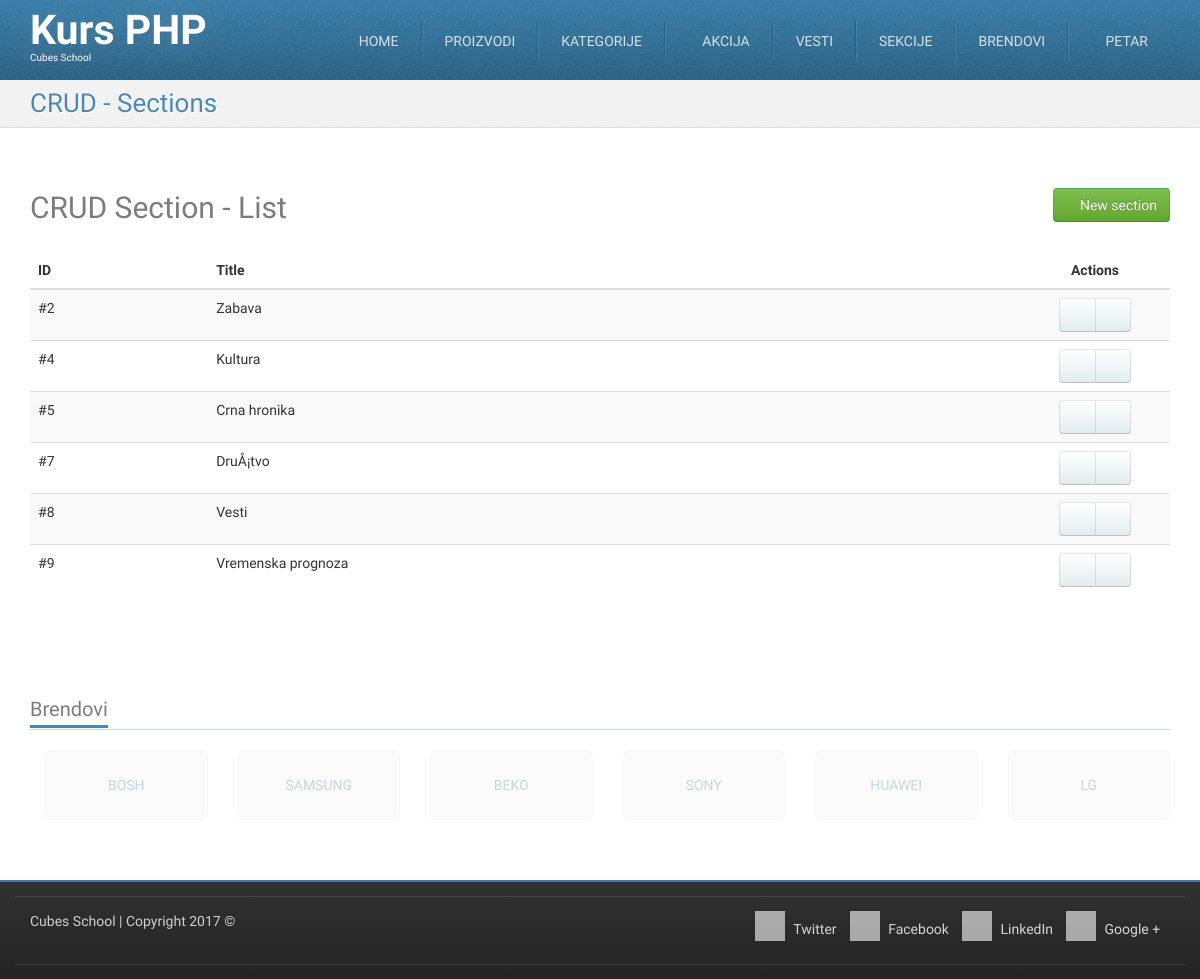
Screenshot of /crud-section-list.php (signed in) with the database file from the repository.
### tables this page shows
CREATE TABLE `sections` (
  `id` int(11) NOT NULL,
  `title` varchar(255) NOT NULL
);

CREATE TABLE `brands` (
  `id` int(11) NOT NULL,
  `title` char(50) NOT NULL,
  `website_url` varchar(255) NOT NULL
);

### crud-section-list.php (called while the page is built, shortened)
<?php
require_once __DIR__ . '/models/m_sections.php';
$sections = sectionsFetchAll();
require_once __DIR__ . '/views/layout/header.php';
require_once __DIR__ . '/views/templates/t_crud-section-list.php';
require_once __DIR__ . '/views/layout/footer.php';

### models/m_sections.php (called while the page is built, shortened)
<?php
require_once __DIR__ . '/m_database.php';
function sectionsFetchAll() {
	$query = "SELECT `sections`.* FROM `sections`";
	return dbFetchAll($query);
}

### models/m_database.php (called while the page is built, shortened)
<?php
function dbGetLink() {
	static $link;
	if (!isset($link)) {
		$link = mysqli_connect('127.0.0.1', 'cubes', 'cubes', 'cubesphp');
	}
	return $link;
}
function dbQuery($query) {
	$link = dbGetLink();
	$result = mysqli_query($link, $query);
	return $result;
}
function dbFetchAll($query) {
	$result = dbQuery($query);
	return mysqli_fetch_all($result, MYSQLI_ASSOC);
}

### models/m_brands.php (called while the page is built, shortened)
<?php
require_once __DIR__ . '/m_database.php';
function brandsFetchAll() {
	$query = "SELECT `brands`.* FROM `brands`";
	return dbFetchAll($query);
}
function brandsRandom() {
    	$query = "SELECT `brands`.* "
                . "FROM `brands` "
                . "ORDER BY RAND() "
                . "LIMIT 6";
        return dbFetchAll($query);
}

### views/templates/t_crud-section-list.php (the view, shortened to what this page needs)
<div id="highlighted">
    <div class="container">
        <div class="header">
            <h2 class="page-title">
                <span>CRUD - Sections</span>
            </h2>
        </div>
    </div>
</div>
<div id="content">
    <div class="container portfolio">
        <div class="row">
            <div class="col-md-12">
                <h2>
                    CRUD Section - List
                    <a href="/crud-section-insert.php" class="pull-right btn btn-success">
                        <i class="fa fa-plus-circle"></i>
                        New section
                    </a>
                </h2>
            </div>
        </div>
        <div class="row">
            <div class="col-md-12">
                <table class="table table-striped table-hover">
                    <thead>
                        <tr>
                            <th>ID</th>
                            <th>Title</th>
                            <th class="actions text-center">Actions</th>
                        </tr>
                    </thead>
                    <tbody>
                        <?php foreach ($sections as $section) { ?>
                            <tr>
                                <td>
                                    #<?php echo htmlspecialchars($section['id']); ?>
                                </td>
                                <td>
                                    <?php echo htmlspecialchars($section['title']); ?>
                                </td>
                                <td class="text-center">
                                    <div class="btn-group">
                                        <a href="/crud-section-edit.php?id=<?php echo htmlspecialchars($section['id']); ?>" class="btn btn-default"><i class="fa fa-pencil"></i></a>
                                        <a href="/crud-section-delete.php?id=<?php echo htmlspecialchars($section['id']); ?>" class="btn btn-default"><i class="fa fa-trash"></i></a>
                                    </div>
                                </td>
                            </tr>
                        <?php } ?>
                    </tbody>
                </table>
            </div>
        </div>
    </div>
</div>

### views/layout/footer.php (shortened to what this page needs)
<?php
require_once __DIR__ . '/../../models/m_brands.php';
?>
<div id="content-below" class="wrapper">
    <div class="container">
        <div class="clients block">
            <h3 class="block-title">
                <span>Brendovi</span>
            </h3>
            <ul class="thumbnails list-unstyled row">
                <?php foreach (brandsRandom() as $brand) { ?>
                    <li class="col-sm-2">
                        <a href="/brand.php?id=<?php echo htmlspecialchars ($brand['id']); ?>" class="well well-lg text-uppercase text-justify">
                            <?php echo htmlspecialchars($brand['title']); ?>
                        </a>
                    </li>
                <?php } ?>
            </ul>
        </div>
    </div>
</div>
<footer id="footer">
    <div class="container">
        <div class="row">
            <div class="subfooter">
                <div class="col-md-5">
                    <p><a href="http://school.cubes.rs/">Cubes School</a> | Copyright 2017 &copy;</p>
                </div>
                <div class="col-md-7 col social-media">
                    <a href="#"><i class="fa fa-twitter"></i> Twitter</a>
                    <a href="#"><i class="fa fa-facebook"></i> Facebook</a>
                    <a href="#"><i class="fa fa-linkedin"></i> LinkedIn</a>
                    <a href="#"><i class="fa fa-google-plus"></i> Google +</a>
                </div>
            </div>
        </div>
        <div class="row">
            <div class="subfooter">
            </div>
        </div>
    </div>
</footer>
</body>
</html>

### skins/tema/css/custom-style.css (style rules this page uses)
#footer { min-height: 40px; }
#footer .social-media { text-align: right; }
#footer .social-media a { display: inline-block; margin-right: 0.7em; }
table .actions { width: 150px; }

### skins/tema/css/colour-blue.css (style rules this page uses)
body #highlighted { border-bottom-color: #e1e1e1; background-color: #f2f2f2; color: #377ca8; text-shadow: 1px 1px 1px #ffffff; }
body #footer { border-top-color: #377ca8; }
body .header .page-title { color: rgba(55, 124, 168, 0.9); }
body .block .block-title { border-bottom-color: rgba(55, 124, 168, 0.3); }
body .block .block-title span { border-bottom-color: #3d8abb; }

### rows the page displays
sections: id "2", title "Zabava"
sections: id "4", title "Kultura"
sections: id "5", title "Crna hronika"
sections: id "7", title "DruÅ¡tvo"
sections: id "8", title "Vesti"
sections: id "9", title "Vremenska prognoza"
brands: title "BOSH"
brands: title "SAMSUNG"
brands: title "BEKO"
brands: title "SONY"
brands: title "HUAWEI"
brands: title "LG"

### other values shown
$_SESSION['logged_in_user']['username'] "PETAR"
